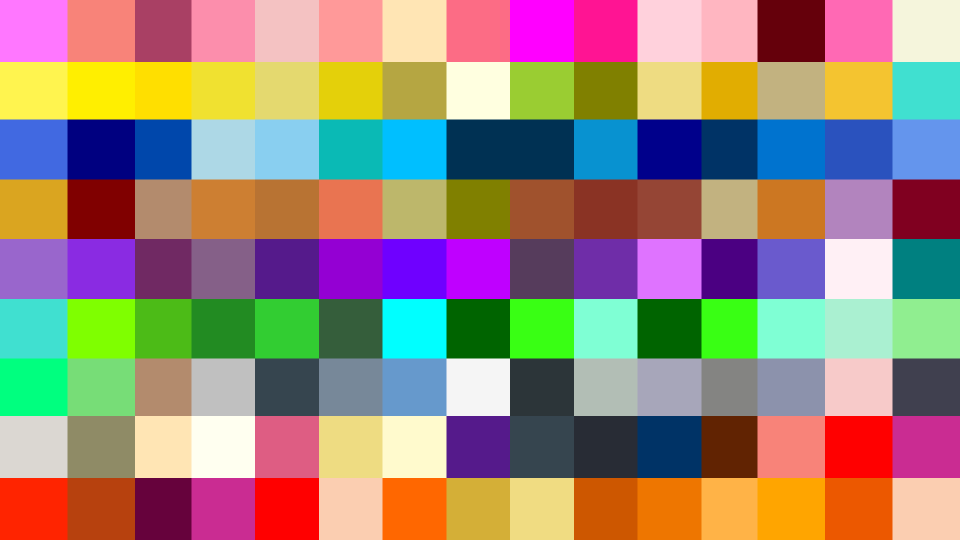
#> input picture colorpic.jpg, 1920 x 1080 px (shown at 1/2 size)
$ python colordetection.py
#> lines starting #> are read from the running program, lines starting #| are printed output that depends on the picture
### colorsqlite.py
import sqlite3
from csv import reader

def connect():
    conn = sqlite3.connect("colors.db")
    c = conn.cursor()
    c.execute("""CREATE TABLE IF NOT EXISTS colorstable(
               color text,
               colorname text,
               hexcode text,
               R integer,
               G integer,
               B integer)""")
    conn.commit()
    conn.close()

# [36 lines left out: functions insert, view, displaycolorname, count, not called in this run]

connect()
# [4 lines of commented-out code are left out]

### colordetection.py
import cv2
#import pandas as pd
import colorsqlite

img_path = 'colorpic.jpg'
index = ['color','colorname','hex','R','G','B']
img = cv2.imread(img_path)
#> img is the input picture: shape (1080, 1920, 3); mean B, G, R 121.9, 133.8, 154.9
img = cv2.resize(img,(800,600))
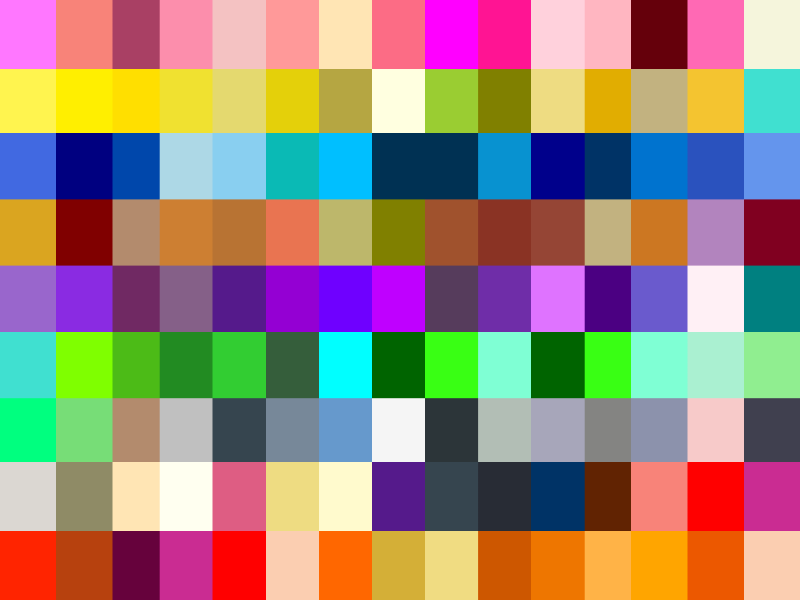
#> img: shape (600, 800, 3); mean B, G, R 121.8, 133.9, 155

def draw_function(event,x,y,flags,params):
    if event == cv2.EVENT_LBUTTONDBLCLK:
        #print(x,y)
        b, g, r = img[y, x]
        #print(r,g,b)
        global a
        a = colorsqlite.displaycolorname(int(r), int(g), int(b))
        print(a[0])

cv2.namedWindow('image')
cv2.setMouseCallback('image', draw_function)
cv2.imshow('image',img)
cv2.waitKey(0)
cv2.destroyAllWindows()
